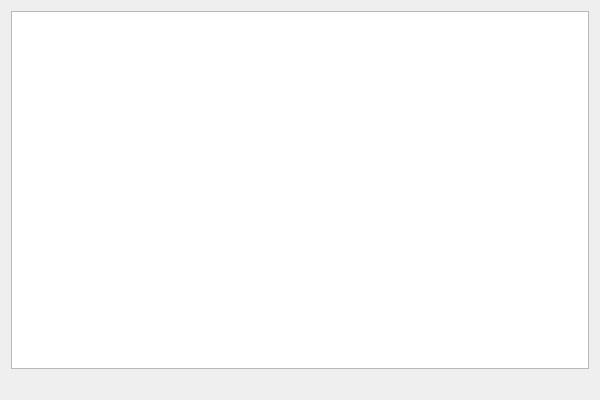
<?xml version="1.0" encoding="UTF-8"?>
<ui version="4.0">
 <class>SSClass</class>
 <widget class="QWidget" name="SSClass">
  <property name="geometry">
   <rect>
    <x>0</x>
    <y>0</y>
    <width>600</width>
    <height>400</height>
   </rect>
  </property>
  <property name="windowTitle">
   <string>SS</string>
  </property>
  <layout class="QVBoxLayout" name="verticalLayout_2">
   <item>
    <layout class="QVBoxLayout" name="verticalLayout">
     <item>
      <widget class="QTableView" name="tableView"/>
     </item>
     <item>
      <widget class="QLabel" name="label_IP">
       <property name="text">
        <string/>
       </property>
      </widget>
     </item>
    </layout>
   </item>
  </layout>
 </widget>
 <layoutdefault spacing="6" margin="11"/>
 <resources>
  <include location="SS.qrc"/>
 </resources>
 <connections/>
</ui>
